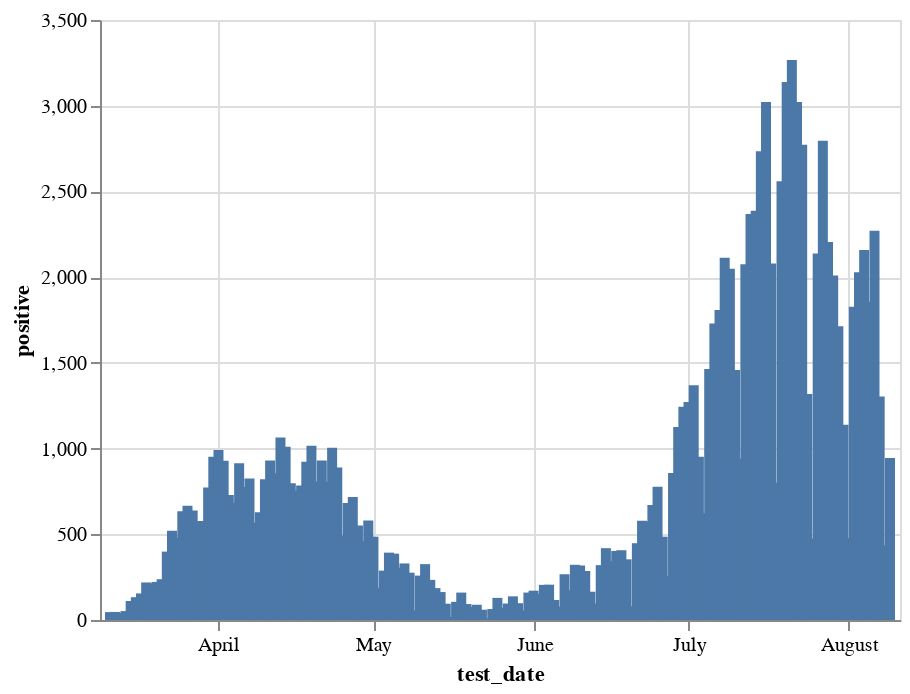

Source (notebook cell):
### Code cell
alt.Chart(pr.reset_index()).mark_bar().encode(
    x='test_date',
    y='positive',
    tooltip=['test_date', 'positive']
).interactive()

### Figure 1 — Vega-Lite specification as saved in the notebook (floating-point values rounded to 4 significant figures; data arrays with more than 128 entries replaced by an {"elided": "..."} marker saying what was removed)
{"config": {"view": {"continuousWidth": 400, "continuousHeight": 300}}, "data": {"name": "data-ba0e935ea6deaa8ed3c7a2035cb9f38d"}, "mark": "bar", "encoding": {"tooltip": [{"type": "temporal", "field": "test_date"}, {"type": "quantitative", "field": "positive"}], "x": {"type": "temporal", "field": "test_date"}, "y": {"type": "quantitative", "field": "positive"}}, "selection": {"selector005": {"type": "interval", "bind": "scales", "encodings": ["x", "y"]}}, "$schema": "https://vega.github.io/schema/vega-lite/v4.8.1.json", "datasets": {"data-ba0e935ea6deaa8ed3c7a2035cb9f38d": {"elided": "152 records"}}}
